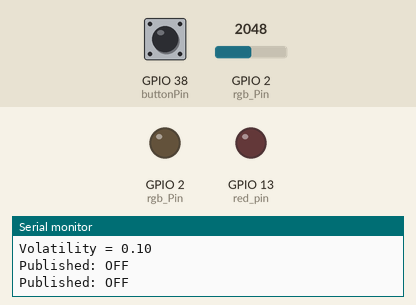
A sketch run on a simulated ESP32. Parts: output pins drawn as LEDs (lit = HIGH), the last lines printed to the serial monitor. The inputs (shaded band) are chosen by the test bench; at power-on: GPIO 38 (buttonPin) HIGH, GPIO 2 (rgb_Pin) = 2048. WiFi joins after 1.5 s; servers stay silent unless stated; random numbers use the default seed unless the sketch sets one; no MQTT or app messages arrive unless stated.

Above: at 3.2 s.
3.3 s: GPIO 38 (buttonPin) pulled LOW for 1.2 s
At 4.6 s:
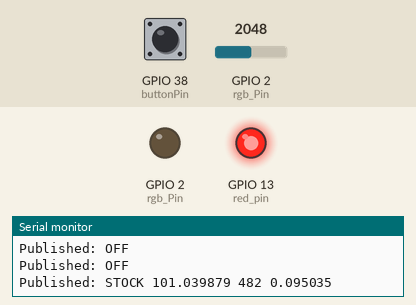
6.0 s: GPIO 38 (buttonPin) pulled LOW for 3.2 s
At 10.6 s:
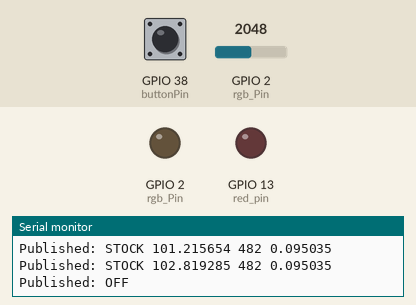
Timing chart, 0 to 12.1 s (numbered marks = the images above; inputs shaded):
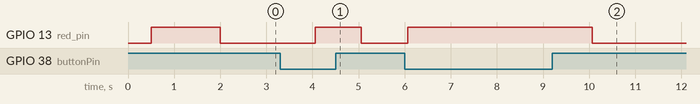

Measured:
- after the input at 3.3 s, GPIO 13 (red_pin): LOW → HIGH after 0.76 s, → LOW 1.0 s later
- after the input at 6.0 s, GPIO 13 (red_pin): LOW → HIGH after 0.06 s, → LOW 4.0 s later

The sketch:

stock_behavior.ino
```cpp
#include <WiFi.h>
#include <PubSubClient.h>
#include <stdio.h>
#include <string.h>
#include <math.h>
#include <esp_system.h> // utilize hardware for randomsignal generation

// esp32 pico
// this is the agent

const char* ssid = "----";
const char* password = "----";
const char* mqttServer = "00.00.00.00"; // IP of the Raspberry Pi
const int mqttPort = 1900;
const char* mqttTopic = "market/raw/stock";

/*  STOCK MARKET SIMULATOR CODE BEGIN */

int usable_number;

char SYMBOL[16];

// struct who represents a stock
typedef struct {
  char symbol[10];
  double price;
  int volume;
  // timestamp time
  double volatility;
} Stock;

// function who creates a stock
Stock create_stock(const char *symbol, double (*funct_price)(void), int (*funct_vol)(void), double (*funct)(void)){
  Stock s;
  snprintf(s.symbol, sizeof(s.symbol), "%s", symbol);  // safe copy, always null-terminated
  s.price = funct_price();
  s.volume = funct_vol();
  // Below are additions to the dynamic properties of the stock.
  //s.timestamp = timestamp;
  // volatility is market update (changes dictated by new cycle, geopolitics, natural disasters, changes in industry, etc.)
  s.volatility = funct(); // in this case market volatility is dictated by temperature sensor.
  return s;
}

// Parameters for Geometric Brownian Motion
double S = 100.0;       // Initial price
const double mu = 0.05;       // Drift (annualized expected return)
const double sigma = 0.2;     // Volatility (annualized)
const double dt = 1.0 / 252;  // Time step (1 trading day in years)

// Generate a normally distributed random number using Box-Muller transform
double randNormal(void) {
  double u1 = (double)random(1, 10000) / 10000.0;
  double u2 = (double)random(1, 10000) / 10000.0;
  return sqrt(-2.0 * log(u1)) * cos(2.0 * M_PI * u2);
}

// Simulate one price tick
double nextPrice(void) {
  double Z = randNormal();
  double dS = S * (mu * dt + sigma * sqrt(dt) * Z);
  S = S + dS;
  return S;
}

// This function injects a randomn variable to
//inject into the stock
double inject_volatility(void){
  double volatile_var = (double)rand() / (double)RAND_MAX;
  return volatile_var;
}

//this function returns volume of a stock
int create_volume(void){
  return (rand() % 1000) + 1;
}

/*  STOCK MARKET SIMULATOR CODE END */


char payload[50];

 // create_stock(const char *symbol, double (*funct_price)(void), int (*funct_vol)(void), double (*funct)(void))
 Stock test = create_stock("STOCK", nextPrice, create_volume, inject_volatility);

/*  MQTT CODE BEGIN */

WiFiClient espClient;
PubSubClient client(espClient);

const int rgb_Pin = 2; // RGB LED
const int red_pin = 13; // RED LED
const int buttonPin = 38;  // input-only pin BUTTON

bool lightOn = false; // stores the state of the LED
const int threshold = 100; // brightness threshold

void setup() {
  Serial.begin(115200);
  pinMode(rgb_Pin, OUTPUT);
  pinMode(red_pin, OUTPUT);
  pinMode(buttonPin, INPUT);

  // Connect to WiFi
  WiFi.mode(WIFI_STA);delay(500);
  WiFi.begin(ssid, password);
  while (WiFi.status() != WL_CONNECTED) {
    digitalWrite(red_pin, HIGH);
    delay(500); Serial.println(".");
    digitalWrite(red_pin, LOW);Serial.println(usable_number);

    Serial.print("WiFi status: ");
    Serial.println(WiFi.status());
  }
  Serial.println("\nConnected to WiFi");

  // Connect to Mosquitto Broker
  client.setServer(mqttServer, mqttPort);
  while (!client.connected()) {
    Serial.print("Connecting to MQTT...");
    if (client.connect("ESP32Publisher")) {
      Serial.println("connected");
    } else {
      Serial.print("failed, rc= ");
      Serial.println(client.state());
      delay(2000);
    }
  }

  // Random Number Generation using Random-Number-Generator Data Register:
  while(true){
    srand(esp_random());
    Serial.print("ESP  Random Number = ");
    uint32_t r = rand();
    usable_number = r % 1001;   // 0–999
    Serial.println(usable_number);
    break;
  }

  // create_stock(const char *symbol, double (*funct_price)(void), int (*funct_vol)(void), double (*funct)(void))
  //Stock test = create_stock("STOCK", nextPrice, create_volume, inject_volatility);

  Serial.println();
  Serial.print("Symbol = "); Serial.println(test.symbol);
  Serial.print("Price = "); Serial.println(test.price);
  Serial.print("Volume = "); Serial.println(test.volume);
  Serial.print("Volatility = "); Serial.println(test.volatility);
  snprintf(payload, sizeof(payload),"%s %f %u %f", test.symbol, test.price, test.volume, test.volatility);
  Serial.println();

}

/*  MQTT CODE END */


/*  MQTT + STOCK AGENT BEGIN */

void loop() {
  int lightLevel = analogRead(rgb_Pin); // read the current brightness
  int reading_red = digitalRead(red_pin);
  test.price = nextPrice();
  snprintf(payload, sizeof(payload),"%s %f %u %f", test.symbol, test.price, test.volume, test.volatility);

  if (digitalRead(buttonPin) == LOW) {
    digitalWrite(red_pin, HIGH);
    //const char* msg = "ON";
//    snprintf(payload, sizeof(payload),"%s %f %f %u", test.symbol, test.price, test.volume, test.volatility);
    client.publish(mqttTopic, payload); // publish message to topic
    lightOn = true;
    Serial.print("Published: "); Serial.println(payload);
    delay(1000);
  } else {
    digitalWrite(red_pin, LOW);
    const char* msg = "OFF";
    client.publish(mqttTopic, msg); // publish message to topic
    lightOn = false;
    Serial.print("Published: "); Serial.println(msg);
    delay(1000);
  }
}

/*  MQTT + STOCK AGENT END */
```
